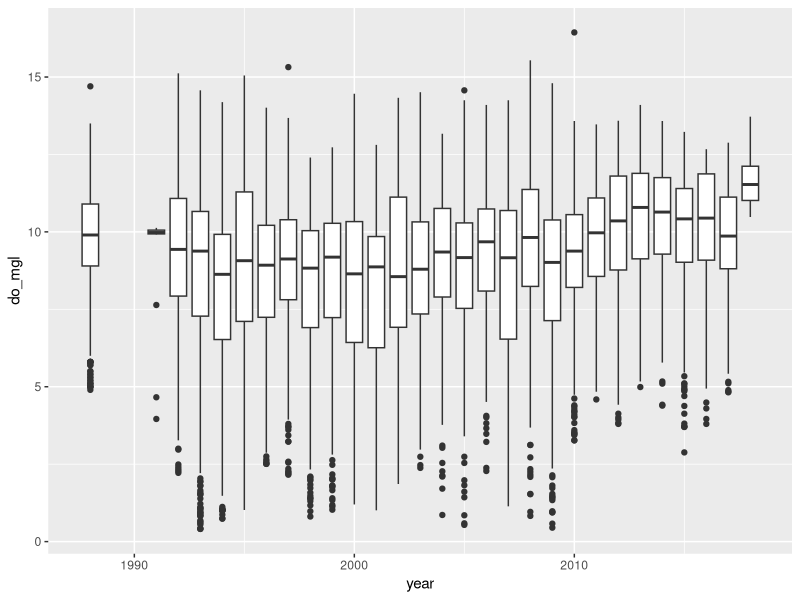
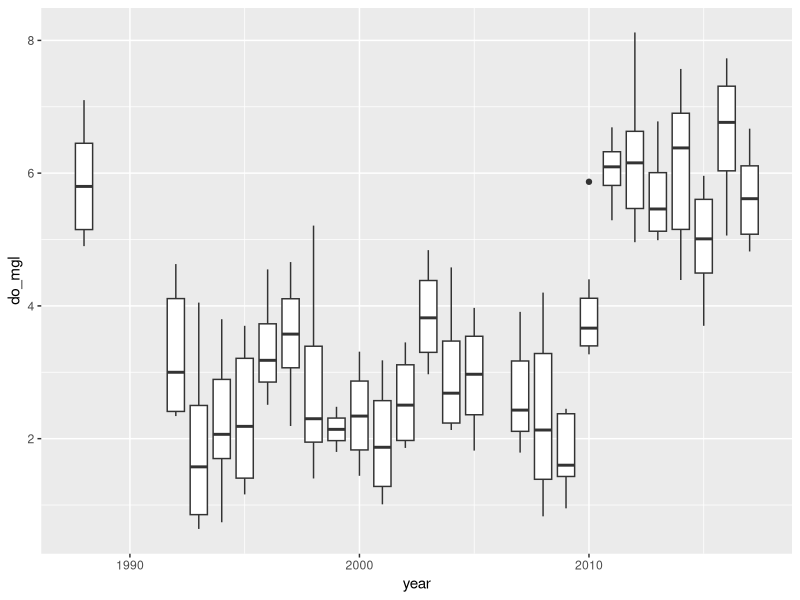
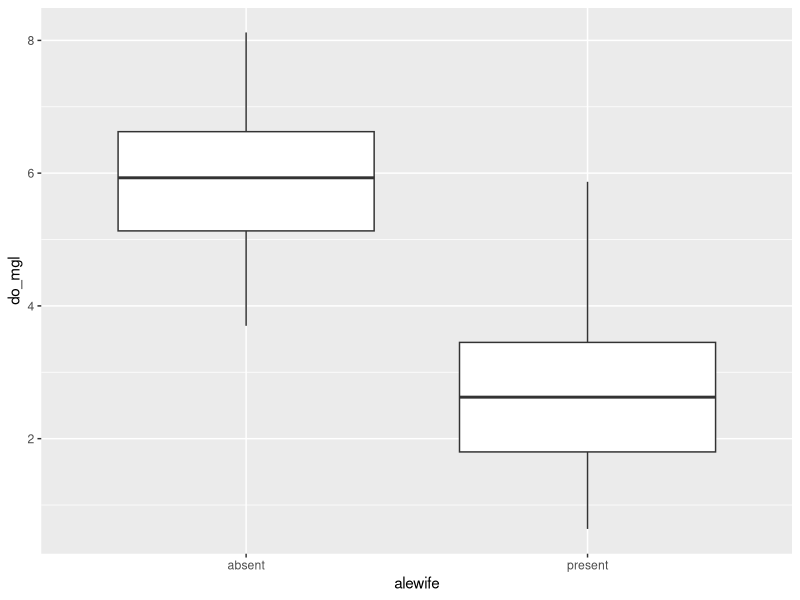

The R source for these figures, in order:
## ---- chunk 1

## ---- chunk 2
library(tidyverse)
## ---- chunk 3
otsego <- read.csv(file = "data/physical.csv", header = TRUE)
## ---- chunk 4
# This will do it all at once!
ann <- # Front-end object assignment
  otsego %>% # Pass otsego to the group_by function
  group_by(year) %>% # Group by year and pass to summarize
  summarize(avg = mean(do_mgl))
## ---- chunk 5
tempdf <- group_by(otsego, year) # Create data frame to hold grouped data
ann <- summarise(tempdf, avg = mean(do_mgl)) # Summarize mean do_mgl by year
## ---- chunk 6
ninety_three <- subset(otsego, year == 1993)
## ---- chunk 7
ann <- # Front-end object assignment
  otsego %>% # Pass otsego to the group_by function
  group_by(year) %>% # Group by year and pass to summarize
  summarize(avg = mean(do_mgl, na.rm = TRUE))
## ---- chunk 8
bp <- ggplot(otsego, aes(x = year, y = do_mgl)) +
  geom_boxplot(mapping = aes(group = year))

print(bp)
## ---- chunk 9
hypo <- # Front-end object assignment
  otsego %>% # Pass otsego to the subset function
  filter(depth > 40 & month == 10) # Select depths > 40 m in October
## ---- chunk 10
bp <- ggplot(hypo, aes(x = year, y = do_mgl)) +
  geom_boxplot(mapping = aes(group = year))

print(bp)
## ---- chunk 11
hypo <- hypo %>%
  filter(year > 1988)
## ---- chunk 12
hypo$alewife <- "present"
## ---- chunk 13
hypo$alewife[hypo$year > 2010] <- "absent"
## ---- chunk 14
bp <- ggplot(hypo, aes(x = alewife, y = do_mgl)) +
  geom_boxplot(mapping = aes(group = alewife))

print(bp)
